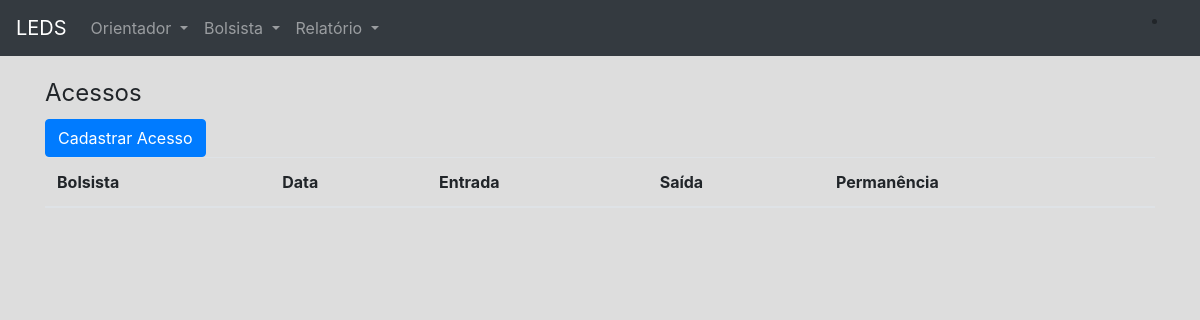
/acesso/list_ap/2018-06-04/2018-06-04/, run on an earlier commit of the app's database.
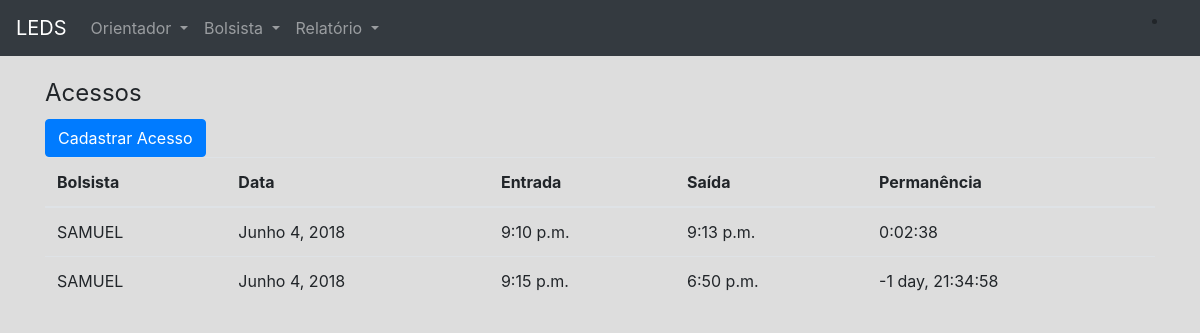
And on a later commit of the database.
### app/models.py (models this page shows, shortened)
class Acesso(models.Model):
	bolsista = models.ForeignKey(Bolsista, verbose_name='Bolsista', related_name='bolsista_acesso', on_delete=models.CASCADE)
	data = models.DateField('Data Acesso', null=True, blank=True)
	hora_entrada = models.TimeField('Entrada', null=True, blank=True)
	hora_saida = models.TimeField('Saída', null = True, blank=True)
	total_horas = models.DurationField('Total', null = True, blank = True)
	class Meta:
	 	verbose_name = 'Acesso'
	 	verbose_name_plural = 'Acessos'

class Bolsista(models.Model):
	TIPO_CHOICES = (
	    (0, 'Voluntário'),
	    (1, 'Remunerado'),
	)
	nome = models.CharField('Nome', max_length=100)
	matricula = models.CharField('Matricula', max_length= 100,unique=True)
	cartao_rfid = models.CharField('Cartão RFID', max_length=100, null=True)
	orientador = models.ForeignKey(Orientador, verbose_name='Orientador', related_name='bolsista_professor', on_delete=models.CASCADE, default=True)
	tipo_bolsa = models.IntegerField('Tipo', choices=TIPO_CHOICES)
	carga_horaria_semanal = models.IntegerField('Carga Horaria (semanal)', validators=[MinValueValidator(1)])
	def __str__(self):
		return self.nome
	class Meta:
		verbose_name='Bolsista'
		verbose_name_plural='Bolsistas'

### app/views.py (the view)
# urls.py: url(r'^acesso/list_ap/(?P<data_ini>[\w.@+-]+)/(?P<data_fim>[\w.@+-]+)/$', views.list, name='list'),
def list(request, data_ini, data_fim):
	acessos = Acesso.objects.filter(data__range=(data_ini, data_fim))
	return render(request,'acesso/list_ap.html',{'acessos':acessos})

### app/templates/acesso/list_ap.html (shortened to what this page needs)
{% extends "base.html" %}
{%load static%}
{% load django_bootstrap_breadcrumbs %}
{%block content%}
    <legend>Acessos</legend>
<a href="{%url 'app:create_ac' %}"><button class="btn btn-primary">Cadastrar Acesso
</button></a>
    <table class="table">
        <thead>
        <tr>
            <th>Bolsista</th>
            <th>Data</th>
            <th>Entrada</th>
            <th>Saída</th>
            <th>Permanência</th>
        </tr>
        </thead>
        <tbody>
        {% for acesso in acessos %}
            <tr>
                <td>{{ acesso.bolsista }}</td>
                <td>{{acesso.data}}</td>
                <td>{{ acesso.hora_entrada}}</td>
                <td>{{ acesso.hora_saida }}</td>
                <td>{{ acesso.total_horas}}</td>
            </tr>
        {% endfor %}
        </tbody>
    </table>
{% endblock %}

What changed in the data, as far as the page shows it:
added Acesso: bolsista "SAMUEL", data "Junho 4, 2018", hora_entrada "9:10 p.m.", hora_saida "9:13 p.m.", total_horas "0:02:38"
added Acesso: bolsista "SAMUEL", data "Junho 4, 2018", hora_entrada "9:15 p.m.", hora_saida "6:50 p.m.", total_horas "-1 day, 21:34:58"
